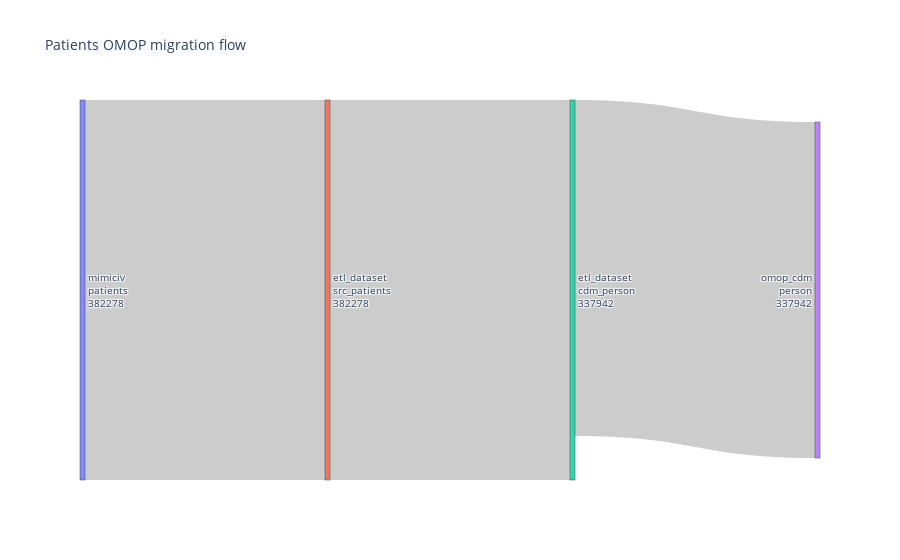

Source (notebook cell):
### Code cell
import plotly.graph_objects as go

# data
label = ["mimiciv<br>patients<br>382278",
        "etl_dataset<br>src_patients<br>382278",
        "etl_dataset<br>cdm_person<br>337942",
        "omop_cdm<br>person<br>337942"]
source = [0, 1, 2]
target = [1, 2, 3]
value = [382278, 382278, 337942, 337942]
# data to dict, dict to sankey
link = dict(source = source, target = target, value = value)
node = dict(label = label, pad=50, thickness=5)
data = go.Sankey(link = link, node=node)
# plot
fig = go.Figure(data)
fig.update_layout(title_text="Patients OMOP migration flow", font_size=10)
fig.show()

### Figure 1 — Plotly figure (JSON) as saved in the notebook; plotly's stock layout.template omitted (floating-point values rounded to 4 significant figures)
{"data": [{"link": {"source": [0, 1, 2], "target": [1, 2, 3], "value": [382278, 382278, 337942, 337942]}, "node": {"label": ["mimiciv<br>patients<br>382278", "etl_dataset<br>src_patients<br>382278", "etl_dataset<br>cdm_person<br>337942", "omop_cdm<br>person<br>337942"], "pad": 50, "thickness": 5}, "type": "sankey"}], "layout": {"autosize": true, "font": {"size": 10}, "title": {"text": "Patients OMOP migration flow"}}}
